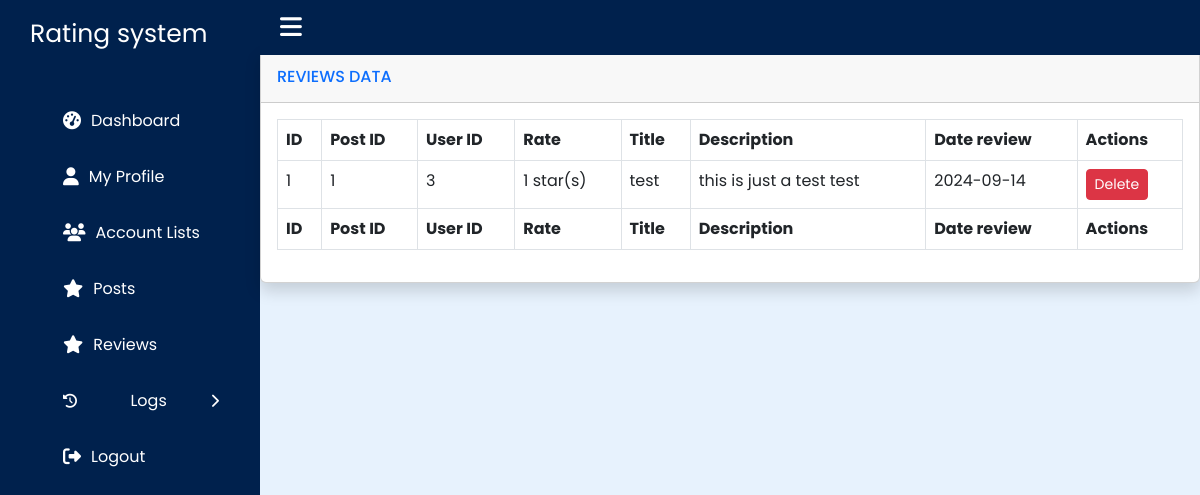
Page /admin/reviews.php on the committed database.
### tables this page shows
CREATE TABLE `rating_reviews` (
  `id` int(11) NOT NULL,
  `post_id` int(20) NOT NULL,
  `user_id` int(20) NOT NULL,
  `rating` int(7) NOT NULL,
  `title` varchar(30) NOT NULL,
  `description` text NOT NULL,
  `date` date NOT NULL DEFAULT current_timestamp()
);

### admin/reviews.php (the view, shortened to what this page needs)
<?php
include '../components/connection.php';
$reviews = $connForPosts->query("SELECT * FROM `rating_reviews`")->fetchAll(PDO::FETCH_ASSOC);
?>
<!DOCTYPE html>
<html lang="en">
<head>
    <link rel="stylesheet" href="https://cdnjs.cloudflare.com/ajax/libs/twitter-bootstrap/5.3.0/css/bootstrap.min.css">
    <link rel="stylesheet" href="https://cdn.datatables.net/2.1.5/css/dataTables.bootstrap5.css">
    <link rel="stylesheet" href="../css/admin.css">
    <link rel="stylesheet" href="https://cdnjs.cloudflare.com/ajax/libs/font-awesome/6.6.0/css/all.min.css" />
    <link rel="stylesheet" href="https://cdn.jsdelivr.net/npm/sweetalert2@11/dist/sweetalert2.min.css">
</head>
<?php include 'sidebar.php'; ?>
<main class="main">
    <div class="card shadow mb-4">
        <div class="card-header py-3">
            <h6 class="m-0 font-weight-bold text-primary">REVIEWS DATA</h6>
        </div>
        <div class="card-body">
            <div class="table-responsive">
                <table id="dataTable" class="table table-bordered" style="width:100%">
                    <thead>
                        <tr>
                            <th>ID</th>
                            <th>Post ID</th>
                            <th>User ID</th>
                            <th>Rate</th>
                            <th>Title</th>
                            <th>Description</th>
                            <th>Date review</th>
                            <th>Actions</th>
                        </tr>
                    </thead>
                    <tbody>
                        <?php
                            $count = 1;
                            foreach ($reviews as $review):
                        ?>
                        <tr>
                            <td><?php echo $count++; ?></td>
                            <td><?php echo ($review['post_id']); ?></td>
                            <td><?php echo ($review['user_id']); ?></td>
                            <td><?php echo ($review['rating'] . "\t star(s)"); ?></td>
                            <td><?php echo ($review['title']); ?></td>
                            <td><?php echo ($review['description']); ?></td>
                            <td><?php echo ($review['date']); ?></td>
                            <td>
                                <form method="POST" action="" class="delete-form">
                                    <button type="button" class="btn btn-danger btn-sm delete-btn">Delete</button>
                                </form>
                            </td>
                        </tr>
                        <?php endforeach; ?>
                    </tbody>
                    <tfoot>
                        <tr>
                            <th>ID</th>
                            <th>Post ID</th>
                            <th>User ID</th>
                            <th>Rate</th>
                            <th>Title</th>
                            <th>Description</th>
                            <th>Date review</th>
                            <th>Actions</th>
                        </tr>
                    </tfoot>
                </table>
            </div>
        </div>
    </div>
</main>
</body>
</html>

### css/admin.css (style rules this page uses)
* { margin: 0; padding: 0; box-sizing: border-box; font-family: "Poppins", sans-serif; }
.navbar, .main { left: 260px; width: calc(100% - 260px); transition: all 0.5s ease; z-index: 1000; }
.main { position: relative; height: 100vh; z-index: 100; background: #e7f2fd; top: 50px; }

### rows in the picture
rating_reviews: post "1", user "3", rating "1", title "test", description "this is just a test test", date "2024-09-14"
